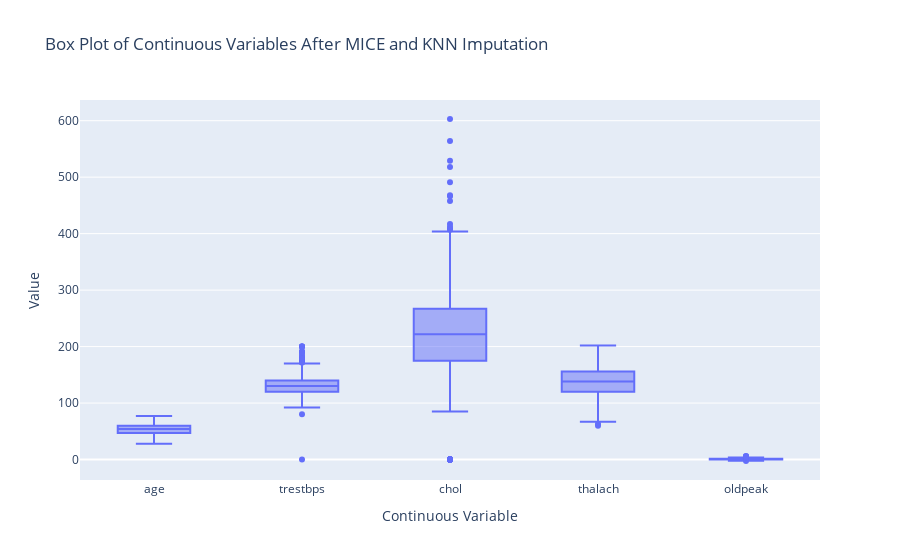

The notebook cell saved with this chart:
### Code cell
plot_df = df_clean[["age"]+continuous_cols].melt(var_name="variable", value_name="value")

fig_box = px.box(plot_df, x="variable", y="value", 
                 title="Box Plot of Continuous Variables After MICE Imputation")

fig_box.update_layout(xaxis_title="Continuous Variable", yaxis_title="Value",
                      yaxis=dict(range=[-25, None]))

fig_box.show()

### Figure 1 — Plotly figure (JSON) as saved in the notebook; plotly's stock layout.template omitted (floating-point values rounded to 4 significant figures; data arrays with more than 128 entries replaced by an {"elided": "..."} marker saying what was removed)
{"data": [{"alignmentgroup": "True", "hovertemplate": "variable=%{x}<br>value=%{y}<extra></extra>", "legendgroup": "", "marker": {"color": "#636efa"}, "name": "", "notched": false, "offsetgroup": "", "orientation": "v", "showlegend": false, "type": "box", "x": {"elided": "4570 str values"}, "x0": " ", "xaxis": "x", "y": {"elided": "4570 float values"}, "y0": " ", "yaxis": "y"}], "layout": {"boxmode": "group", "legend": {"tracegroupgap": 0}, "title": {"text": "Box Plot of Continuous Variables After MICE and KNN Imputation"}, "xaxis": {"anchor": "y", "domain": [0, 1], "title": {"text": "Continuous Variable"}}, "yaxis": {"anchor": "x", "domain": [0, 1], "range": [-25, null], "title": {"text": "Value"}}}}
